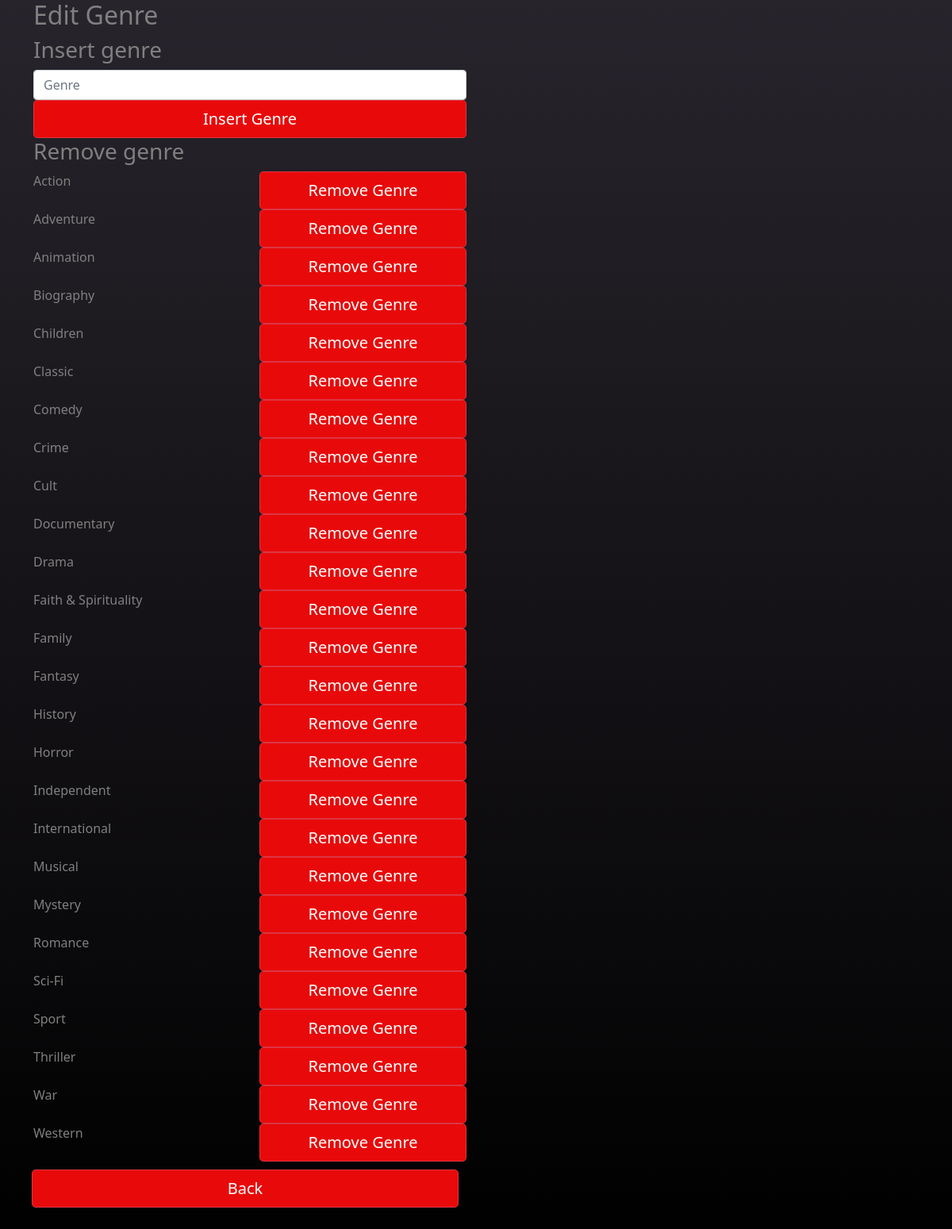
The app's page /secure/editgenre.php (signed in) with its own data.
### tables this page shows
CREATE TABLE `genre` (
  `genre_id` int(11) NOT NULL,
  `genre_name` varchar(255) NOT NULL
);

### secure/editgenre.php (the view, shortened to what this page needs)
<?php
    include("../php/db.php");
$readingenres = "SELECT * FROM genre";
$result = $mysqli->query($readingenres);
$genres = array();
while($rowdata = $result->fetch_assoc()){
array_push($genres, $rowdata);
}
?>
<!doctype html>
<html>
<head>
  <link href="https://cdn.jsdelivr.net/npm/bootstrap@5.1.3/dist/css/bootstrap.min.css" rel="stylesheet">
  <link href="../styles/styles.css" rel="stylesheet">
</head>
<body>
<div class="maincontainer">
<div class="container">
      <h2>Edit Genre</h2>
      <?php
        echo "<h3>Insert genre </h3>";
        echo "<form action='editgenre.php' method='POST'>
        <div class='row align-items-start'>
           <div class='col-md-6'>
               <input type='text' class='form-control' placeholder='Genre' name='insertgenre'>
                       ";
             echo "</select>
             </div>
            </div>";
           ?>
          <div class="row align-items-start">
         <div class="col-md-6">
                  <input type="submit" class="btn btn-danger btn-lg w-100 signup" name = 'insertgenrebutton' value='Insert Genre'/>
              </div>
          </div>
        </form>
<?php
      echo "<h3>Remove genre</h3>";
      foreach($genres as $data) {
         $genrename = $data['genre_name'];
         $genreid = $data['genre_id'];
         echo "<form action='editgenre.php' method='POST'>
         <div class='row align-items-start'>
            <div class='col-md-3'>
               <p>$genrename</p>
            </div>
            <div class='col-md-3'>
               <input type='submit' class='btn btn-danger btn-lg w-100 signup' name = 'removegenrebutton' value='Remove Genre'/>
               <input type='hidden' value='$genreid' name='genre_id'>
            </div>
      </form>";
      }
         ?>
         <div class='row'>
   <div class='col-sm-6'>
   <a href="../landing.php" button type="buttoncustom" class="btn btn-danger btn-lg w-100 signup">Back</a>
      </div>
      </div>
         </div>
         </div>
</body>
</html>

### styles/styles.css (style rules this page uses)
.btn.btn-danger { background-color: #e80a0a !important; }
.maincontainer { background-image: linear-gradient(#28242c, black); min-height: 850px; padding-bottom: 50px; color: grey; }
.col-sm-6 { padding: 10px; }

### records on screen
genre: genre_name "Action"
genre: genre_name "Adventure"
genre: genre_name "Animation"
genre: genre_name "Biography"
genre: genre_name "Children"
genre: genre_name "Classic"
genre: genre_name "Comedy"
genre: genre_name "Crime"
genre: genre_name "Cult"
genre: genre_name "Documentary"
genre: genre_name "Drama"
genre: genre_name "Faith & Spirituality"
genre: genre_name "Family"
genre: genre_name "Fantasy"
genre: genre_name "History"
genre: genre_name "Horror"
genre: genre_name "Independent"
genre: genre_name "International"
genre: genre_name "Musical"
genre: genre_name "Mystery"
genre: genre_name "Romance"
genre: genre_name "Sci-Fi"
genre: genre_name "Sport"
genre: genre_name "Thriller"
genre: genre_name "War"
genre: genre_name "Western"
